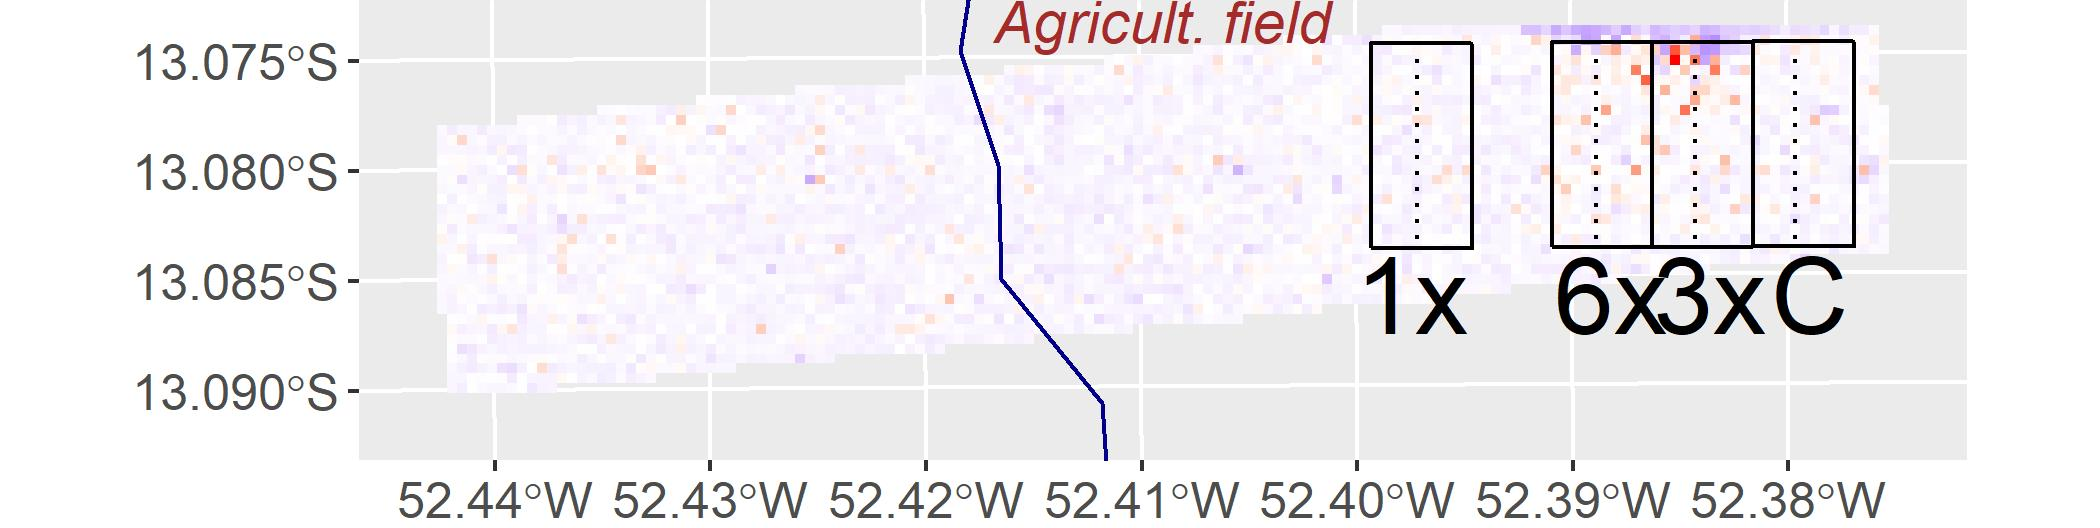

The R source for this figure:
rm(list=ls(all=TRUE))
library(ggplot2)
library('sf')
library('gstat')
library('sp')

#get CHM transects
setwd('U:\\independent studies\\LIDAR Tanguro\\LidarLDA_MS\\CHM')
CHM.transects=read.csv('CHM transects.csv')
trat=unique(CHM.transects$fire.treat)

#get river shapefile and boundaries of plots
setwd('U:\\independent studies\\LIDAR Tanguro\\LidarLDA_MS\\GIS TAN')
river1 <- st_read("rio_tanguro_dissp.shp")
experim.fire <- st_read("Polygon_A_B_C_D.shp")

#get 2014 CHM data
setwd('U:\\independent studies\\LIDAR Tanguro\\LidarLDA_MS\\CHM\\2014 edited data')
dat14=read.csv('TAN 2014 edited.csv')
cond=dat14$nobs==25000; mean(cond)
dat14=dat14[cond,c('X','Y','q99')]
colnames(dat14)[ncol(dat14)]='q99.14'

#get 2018 CHM data
setwd('U:\\independent studies\\LIDAR Tanguro\\LidarLDA_MS\\CHM\\2018 edited data')
dat18=read.csv('TAN 2018 edited.csv')
cond=dat18$nobs==25000; mean(cond)
dat18=dat18[cond,c('X','Y','q99')]
colnames(dat18)[ncol(dat18)]='q99.18'

#combine datasets
fim=merge(dat14,dat18,all=T); dim(dat14); dim(dat18); dim(fim)
fim$dif1=fim$q99.18-fim$q99.14

#interpolate results
tmp=fim
coordinates(tmp)=c('X','Y')
cond=!is.na(tmp$dif1)
tmp1=tmp[cond,]
tmp2=gstat::idw(formula=dif1~1,tmp1,
                newdata=tmp,idp=2.0)
fim$dif1.interp=tmp2$var1.pred

#look at spatial distribution
setwd('U:\\independent studies\\LIDAR Tanguro\\LidarLDA_MS\\CHM')
xrango=range(fim$X)
yrango=range(fim$Y)
yrango[2]=8554325
diffx=diff(xrango)
diffy=diff(yrango)
anos=c(14,18)
tmp=max(abs(range(fim$dif1.interp)))
zrango=c(-tmp,tmp)

fim$response=fim$dif1.interp
minx=xrango[1]
maxy=yrango[2]

res=ggplot() + 
  geom_tile(data = fim, alpha = 1,aes(x = X, y = Y,fill = response)) +
  scale_fill_gradient2(low = "red", mid = "white",
                       high='blue',limits=c(zrango[1],zrango[2]),
                       midpoint=0, na.value="transparent") +
  guides(fill=FALSE) +
  annotate("text",x=mean(xrango),y=maxy,label='Agricult. field',
           size=5,col='brown',fontface=3) +
  theme(axis.title.x=element_blank(),
        axis.title.y=element_blank(),
        axis.text.x=element_text(size=12),
        axis.text.y=element_text(size=12),
        axis.text=element_text(size=16),
        plot.title = element_text(size=30,hjust = 0.5),
        plot.margin=grid::unit(c(0,0,0,0), "mm"))+
  geom_sf(data=river1,colour='darkblue') +
  geom_sf(data=experim.fire,colour='black',fill=NA) +
  xlim(xrango) +
  ylim(c(8552220,yrango[2])) + 
  annotate("text", x = 350500, y = 8552950, label = "C",size=9) +
  annotate("text", x = 350000, y = 8552950, label = "3x",size=9) +
  annotate("text", x = 349500, y = 8552950, label = "6x",size=9) +
  annotate("text", x = 348500, y = 8552950, label = "1x",size=9) +
  scale_size_identity() #+

for (ooo in 1:length(trat)){
  cond=CHM.transects$fire.treat==trat[ooo] &
    CHM.transects$Y%in%range(CHM.transects$Y)
  trans1=CHM.transects[cond,]
  res=res+geom_line(data=trans1,mapping=aes(x=X,y=Y),
                    linetype=3) 
}

ggsave(file='maps diff.jpeg', res,width=7,height=(diffy/diffx)*7)  

#--------------------------
#plot legend
res=ggplot() + 
  geom_tile(data = fim, alpha = 1,aes(x = X, y = Y,fill = response)) +
  scale_fill_gradient2(low = "red", mid = "white",high='blue',limits=c(zrango[1],zrango[2]),midpoint=0) +
  theme(legend.title = element_blank())
ggsave(file='maps diff legend.jpeg', res,width=7,height=(diffy/diffx)*7)  
